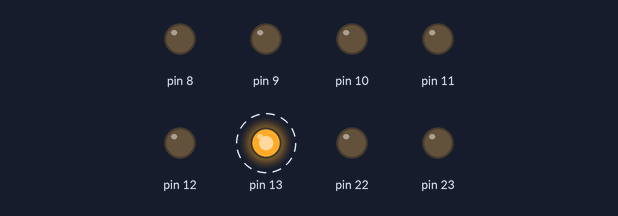
Recording of a sketch running on a simulated Arduino Uno, built with avr-gcc and run on an emulated ATmega328P. Shown: output pins drawn as LEDs (lit = HIGH). Dashed ring = blinking.

Above: at 0.5 s.
Timing chart, 0 to 4.6 s (numbered marks = the images above):
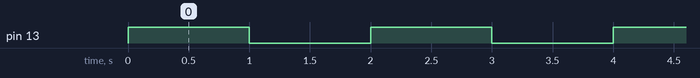

Measured:
- by itself, pin 13: alternates HIGH for 1.0 s and LOW for 1.0 s

The sketch:

code.ino
```cpp
void setup()
{
  DDRB = 0xFF;
}
void loop()
{
  PORTB ^= 0x20;
  delay(1000);
}
```
